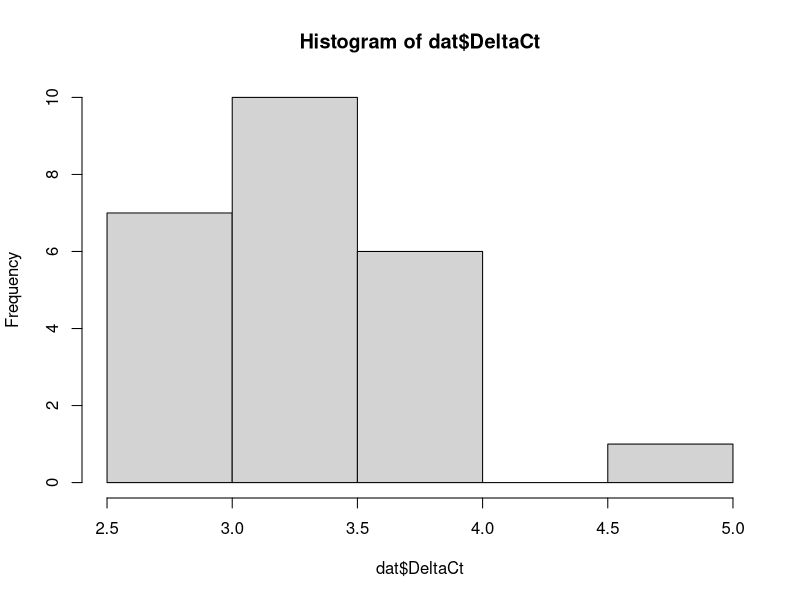
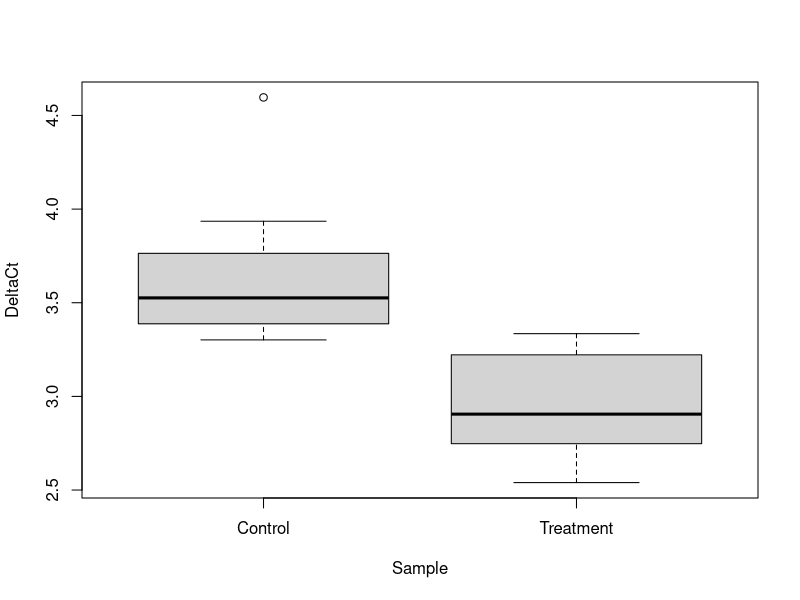

Write R code to recreate these figures, in order.
# omicsExample1.R
#
# Code for Example 1 for R intro in course Omics Data Analysis: a simple
# qPCR data set (not very omic, but we have to start somewhere)
#
# Alexander.Ploner@ki.se 2021-11-18

# We assume that the file is in this directory and set it as working directory
# Modify as required
setwd("~/OmicsDataAnalysis/Data/")
dat <- read.table("qPCR.txt", header = TRUE, stringsAsFactors = TRUE)

# Look at the top of the data: seems ok
head(dat)

# Structure of the data: one grouping variable, four numeric variables
str(dat)

# Simple numerical summaries of the data
summary(dat)

# We want to study how DeltaCt (difference in time until detection threshold
# between sequence of interest and reference sequence) differs between
# treated / controls
# Let's start by looking at the distribution of DeltaCt
# Hm, seems like we have a fairly large value
hist(dat$DeltaCt)

# Direct comparison: treatment vs controls
# Looks like treated samples have lower DeltaCt,
# ergo higher level of SOI
boxplot(DeltaCt ~ Sample, data = dat)

# Statistical test: is DeltaCt on average the same?
# t-test without equal variance assumption (i.e. Welch t-test)
# Null hypothesis: same average DeltaCt in both groups
# Based on p-value and confidence interval, we can reject this
t.test(DeltaCt ~ Sample, data = dat)

# Sensitivity analysis: does our result depend on the one
# large values among the controls? We re-run without that
# observation
dat2 <- subset(dat, DeltaCt < 4)
str(dat2) # We removed exactly one observation
# Yes, this holds up well; the original result (to be reported)
# is not unduly affected by just one observation
t.test(DeltaCt ~ Sample, data = dat2)

